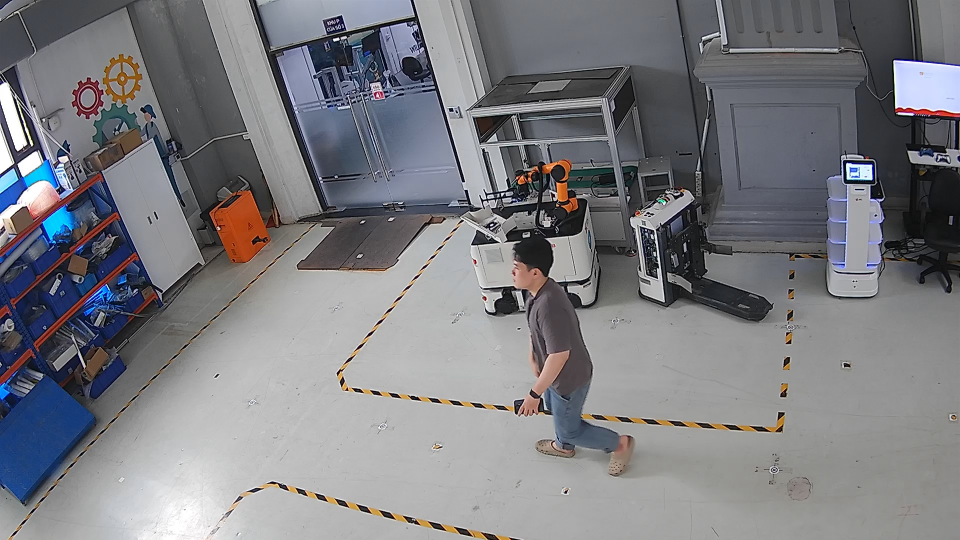
#> input picture backend/test_frame.jpg, 1920 x 1080 px (shown at 1/2 size)
$ python -i inspection_scenes.py   (imports and definitions only)
#> lines starting #> are read from the running program, lines starting #| are printed output that depends on the picture
"""Synthetic camera scenes with millimetre ground truth for the inspection tests.

A 2 m x 2 m textured concrete floor (1 px = 1 mm) holds the 1 m x 1 m cell at
``(500..1500, 500..1500)``.  Articles, shadows, glare and debris are painted on
that floor plane, which is then projected into an oblique 1920x1080 camera
through a perspective homography, with background clutter and sensor noise.
The pipeline only ever sees the camera frame and the four clicked ROI
corners, exactly like production.
"""

import math
from dataclasses import dataclass, field
from typing import List, Optional, Sequence, Tuple

import cv2
import numpy as np

FRAME_W, FRAME_H = 1920, 1080
FLOOR_MM = 2000
CELL_ORIGIN = 500
# Camera pixel positions of the cell corners (TL, TR, BR, BL): an oblique view.
CAMERA_QUAD = np.float32([[690, 250], [1290, 268], [1450, 860], [520, 835]])
ROI_POINTS = (CAMERA_QUAD / np.float32([FRAME_W, FRAME_H])).tolist()

FLOOR_BGR = (138.0, 141.0, 145.0)
CARTON_BGR = (70, 128, 182)
_SHIFT = 4
_SCALE = 1 << _SHIFT


def _world_to_camera(cell=(1000.0, 1000.0)) -> np.ndarray:
    """Canvas pixel centres -> camera pixel centres.

    Both ROI clicks and BEV millimetres are *edge* coordinates (a pixel ``i``
    spans ``[i, i + 1)``), the convention of the production rectifier.
    """
    w, h = float(cell[0]), float(cell[1])
    corners = np.float64([[CELL_ORIGIN, CELL_ORIGIN], [CELL_ORIGIN + w, CELL_ORIGIN],
                          [CELL_ORIGIN + w, CELL_ORIGIN + h], [CELL_ORIGIN, CELL_ORIGIN + h]])
    edge = cv2.getPerspectiveTransform(corners.astype(np.float32), CAMERA_QUAD)
    to_edge = np.float64([[1, 0, 0.5], [0, 1, 0.5], [0, 0, 1]])
    to_centre = np.float64([[1, 0, -0.5], [0, 1, -0.5], [0, 0, 1]])
    return to_centre @ edge @ to_edge


H_WORLD_TO_CAMERA = _world_to_camera()
_CAMERAS = {}


# [6 lines left out: function world_to_camera, not called in this run]


def _floor_texture(seed: int = 7) -> np.ndarray:
#> called with seed = 7
    rng = np.random.default_rng(seed)
    shape = (FLOOR_MM, FLOOR_MM)
    # Concrete: aggregate speckle (2-8 mm), trowel mottling (~25 mm), slab-scale stains.
    fine = cv2.GaussianBlur(rng.normal(0, 1, shape).astype(np.float32), (0, 0), 1.6) * 14.0
    aggregate = cv2.GaussianBlur(rng.normal(0, 1, shape).astype(np.float32), (0, 0), 3.5) * 28.0
    mottle = cv2.GaussianBlur(rng.normal(0, 1, shape).astype(np.float32), (0, 0), 12.0) * 60.0
    coarse = cv2.GaussianBlur(rng.normal(0, 1, shape).astype(np.float32), (0, 0), 60) * 260.0
    fine = fine + aggregate + mottle
    floor = np.empty((FLOOR_MM, FLOOR_MM, 3), np.float32)
    for channel, base in enumerate(FLOOR_BGR):
        floor[..., channel] = base + fine + coarse
    # Painted lane markings outside the cell and expansion joints (static structure).
    cv2.rectangle(floor, (300, 0), (340, FLOOR_MM), (40, 190, 215), -1)
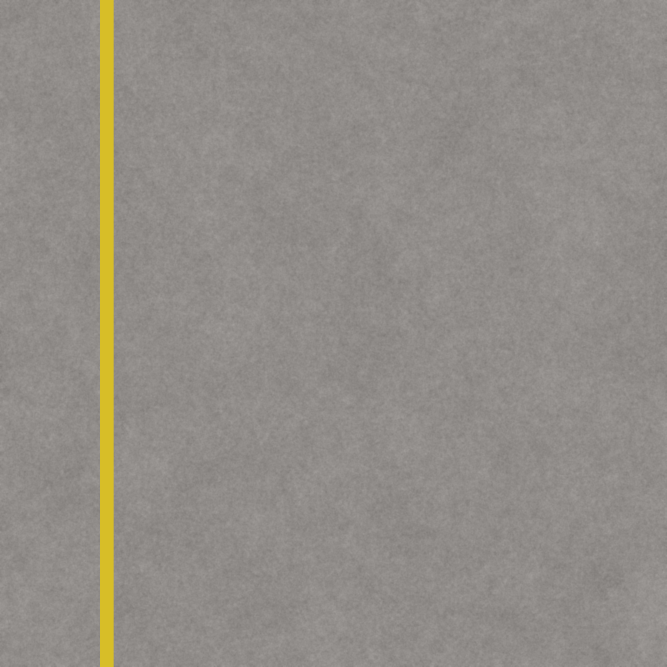
#> floor: shape (2000, 2000, 3) float32 (shown at 1/3 size); mean of channels 0, 1, 2 131.9, 138.6, 145.4; drawn as B, G, R
    cv2.rectangle(floor, (1660, 0), (1700, FLOOR_MM), (40, 190, 215), -1)
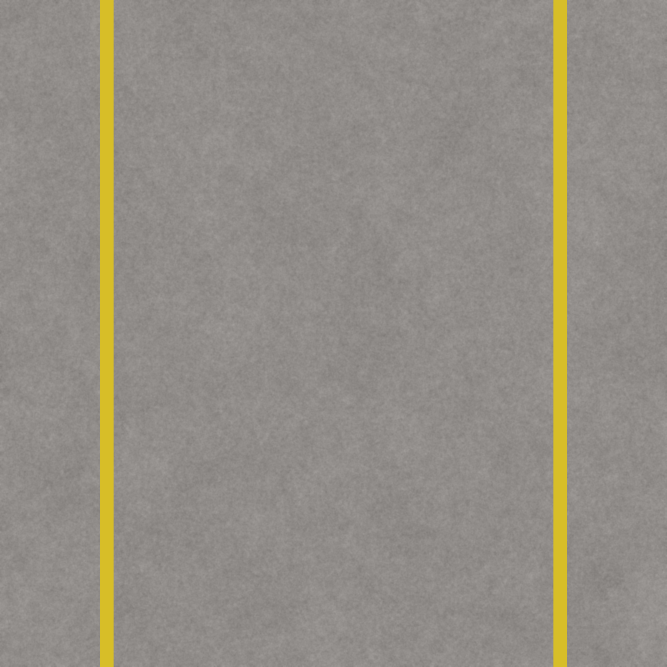
#> floor: shape (2000, 2000, 3) float32 (shown at 1/3 size); mean of channels 0, 1, 2 129.9, 139.6, 146.7; drawn as B, G, R
    cv2.line(floor, (0, 250), (FLOOR_MM, 250), (95, 98, 100), 4)
    cv2.line(floor, (0, 1750), (FLOOR_MM, 1750), (95, 98, 100), 4)
    return floor


def _clutter(seed: int = 3) -> np.ndarray:
#> called with seed = 3
    rng = np.random.default_rng(seed)
    frame = np.full((FRAME_H, FRAME_W, 3), 60, np.float32)
    for _ in range(140):
        x, y = int(rng.integers(0, FRAME_W)), int(rng.integers(0, FRAME_H))
        w, h = int(rng.integers(20, 260)), int(rng.integers(20, 260))
        color = tuple(float(c) for c in rng.integers(20, 230, 3))
        cv2.rectangle(frame, (x, y), (x + w, y + h), color, -1)
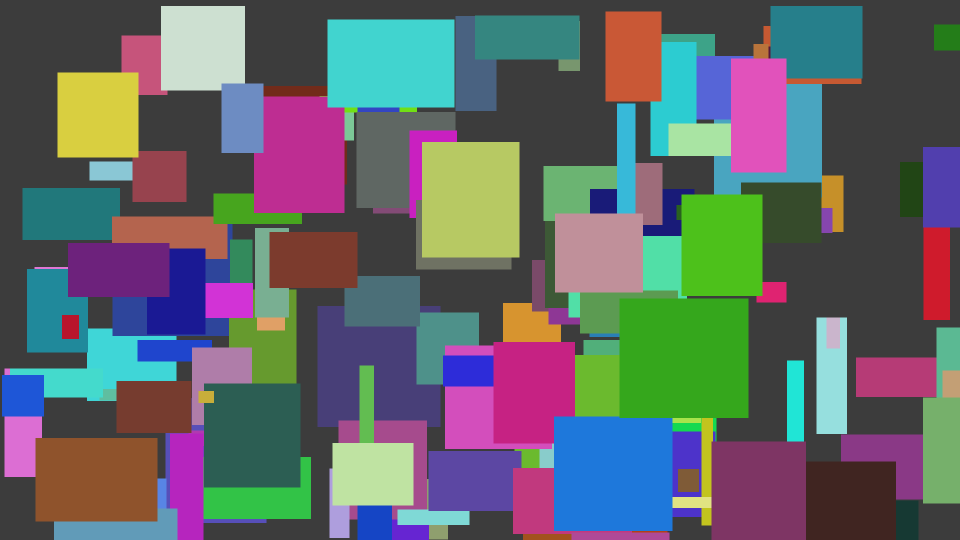
#> frame: shape (1080, 1920, 3) float32 (shown at 1/2 size); mean of channels 0, 1, 2 105.7, 102.8, 97.6; drawn as B, G, R
    return frame


_FLOOR = _floor_texture()
_CLUTTER = _clutter()


# [10 lines left out: function rect_corners, not called in this run]


def _canvas(polygon_bev) -> np.ndarray:
    """BEV edge-mm -> fixed-point canvas pixel-centre coordinates."""
    return (np.asarray(polygon_bev, np.float64) + CELL_ORIGIN - 0.5) * _SCALE


def _fill(canvas: np.ndarray, polygon_bev: np.ndarray, color) -> None:
    world = _canvas(polygon_bev)
    cv2.fillPoly(canvas, [np.round(world).astype(np.int32)], color, cv2.LINE_AA, _SHIFT)


def _outline(canvas: np.ndarray, polygon_bev: np.ndarray, color, thickness: int) -> None:
    world = _canvas(polygon_bev)
    cv2.polylines(canvas, [np.round(world).astype(np.int32)], True, color, thickness, cv2.LINE_AA, _SHIFT)


@dataclass
class Article:
    width: float = 800.0
    height: float = 600.0
    cx: float = 500.0
    cy: float = 500.0
    angle: float = 0.0
    color: Tuple[float, float, float] = CARTON_BGR
    edge_color: Optional[Tuple[float, float, float]] = (40, 70, 100)
    edge_mm: int = 4
    tape: bool = True
    damaged: bool = False
    slats: int = 0          # pallet top deck: number of dark gaps between boards

    @property
    def corners(self) -> np.ndarray:
        return rect_corners(self.width, self.height, self.cx, self.cy, self.angle)


@dataclass
class Scene:
    article: Optional[Article] = None
    debris: List[Tuple[str, Sequence[float]]] = field(default_factory=list)
    gain: float = 1.0
    noise_sigma: float = 2.0
    shadow: Optional[np.ndarray] = None       # polygon in BEV mm
    shadow_factor: float = 0.45
    glare: Optional[Tuple[Tuple[float, float], Tuple[float, float], float]] = None  # p1, p2, width (BEV mm)
    blur_sigma: float = 0.0
    seed: int = 11
    cell: Tuple[float, float] = (1000.0, 1000.0)
    # A coloured lamp pool (polygon in BEV mm) multiplying B, G, R: not a shadow, it shifts the chroma.
    light: Optional[np.ndarray] = None
    light_gain: Tuple[float, float, float] = (0.7, 1.0, 1.5)


def render(scene: Scene) -> np.ndarray:
    canvas = _FLOOR.copy()
    article = scene.article
    if article is not None:
        corners = article.corners
        _fill(canvas, corners, article.color)
        for index in range(article.slats):
            offset = (index + 1) / (article.slats + 1) - 0.5
            gap = rect_corners(article.width * 0.97, 22.0, article.cx - math.sin(math.radians(article.angle)) * offset * article.height,
                               article.cy + math.cos(math.radians(article.angle)) * offset * article.height, article.angle)
            _fill(canvas, gap, tuple(max(0.0, c - 70) for c in article.color))
        if article.tape:
            tape = rect_corners(article.width, 50.0, article.cx, article.cy, article.angle)
            _fill(canvas, tape, tuple(min(255.0, c + 35) for c in article.color))
        if article.damaged:
            hole = rect_corners(article.width * 0.28, article.height * 0.3, article.cx + 40, article.cy - 30,
                                article.angle + 20)
            _fill(canvas, hole, (25, 35, 45))
        if article.edge_color is not None and article.edge_mm > 0:
            # Physical edge shading lies on the article, never outside its footprint.
            inset = rect_corners(article.width - article.edge_mm, article.height - article.edge_mm,
                                 article.cx, article.cy, article.angle)
            _outline(canvas, inset, article.edge_color, article.edge_mm)
    for kind, params in scene.debris:
        if kind == "toolbox":
            _fill(canvas, rect_corners(*params), (170, 90, 30))          # blue steel box
            w, h, cx, cy, angle = params
            _outline(canvas, rect_corners(w - 4, h - 4, cx, cy, angle), (110, 50, 10), 4)
        elif kind == "nylon":
            cx, cy, rx, ry = params
            world = _canvas([[cx, cy]])[0]
            cv2.ellipse(canvas, (int(world[0]), int(world[1])), (int(rx * _SCALE), int(ry * _SCALE)), 15, 0, 360,
                        (22, 22, 24), -1, cv2.LINE_AA, _SHIFT)
    if scene.shadow is not None:
        mask = np.zeros(canvas.shape[:2], np.float32)
        cv2.fillPoly(mask, [np.round(_canvas(scene.shadow)).astype(np.int32)], 1.0, cv2.LINE_AA, _SHIFT)
        mask = cv2.GaussianBlur(mask, (0, 0), 8.0)
        canvas *= (1.0 - (1.0 - scene.shadow_factor) * mask)[..., None]
        # Skylight in shadow is slightly bluish.
        canvas[..., 0] += 2.0 * mask
    if scene.light is not None:
        mask = np.zeros(canvas.shape[:2], np.float32)
        cv2.fillPoly(mask, [np.round(_canvas(scene.light)).astype(np.int32)], 1.0, cv2.LINE_AA, _SHIFT)
        mask = cv2.GaussianBlur(mask, (0, 0), 8.0)
        for channel, gain in enumerate(scene.light_gain):
            canvas[..., channel] *= 1.0 + (gain - 1.0) * mask
    canvas *= scene.gain
    if scene.glare is not None:
        (x1, y1), (x2, y2), width = scene.glare
        mask = np.zeros(canvas.shape[:2], np.float32)
        p1, p2 = _canvas([[x1, y1], [x2, y2]])
        cv2.line(mask, tuple(int(v) for v in p1), tuple(int(v) for v in p2), 1.0, int(width), cv2.LINE_AA, _SHIFT)
        mask = cv2.GaussianBlur(mask, (0, 0), 3.0)
        canvas += (mask * 400.0)[..., None]

    frame = _CLUTTER * scene.gain
    # ~1.7 floor mm per camera pixel: integrate like a sensor pixel before sampling.
    canvas = cv2.GaussianBlur(canvas, (0, 0), 0.8)
    camera = world_to_camera(scene.cell)
    warped = cv2.warpPerspective(canvas, camera, (FRAME_W, FRAME_H), flags=cv2.INTER_LINEAR)
    coverage = cv2.warpPerspective(np.ones(canvas.shape[:2], np.float32), camera, (FRAME_W, FRAME_H),
                                   flags=cv2.INTER_LINEAR)
    frame = frame * (1.0 - coverage[..., None]) + warped * coverage[..., None]
    if scene.blur_sigma > 0:
        frame = cv2.GaussianBlur(frame, (0, 0), scene.blur_sigma)
    rng = np.random.default_rng(scene.seed)
    if scene.noise_sigma > 0:
        frame = frame + rng.normal(0, scene.noise_sigma, frame.shape).astype(np.float32)
    return np.clip(frame, 0, 255).astype(np.uint8)


def baseline_frames(count: int = 5, gain: float = 1.0, cell=(1000.0, 1000.0)) -> List[np.ndarray]:
    return [render(Scene(gain=gain, seed=1000 + index, cell=cell)) for index in range(count)]


# ── test doubles ─────────────────────────────────────────────────────────────
class OracleDetector:
    """Stands in for a trained YOLO: reports pre-set detections (BEV mm) that
    fall inside the crop it is shown, in that crop's pixel coordinates."""

    def __init__(self, detections=()):
        self.detections = list(detections)     # (class_name, confidence, [x0, y0, x1, y1] mm)
        self.calls = []

    # [22 lines left out: functions __call__, article_bbox, not called in this run]

>>> import cv2
>>> picture = cv2.imread('../test_frame.jpg')
#> picture is the input picture: shape (1080, 1920, 3); mean B, G, R 128.5, 123.9, 123.7
#> (the run stopped early here; a loop or call above may not have finished)
